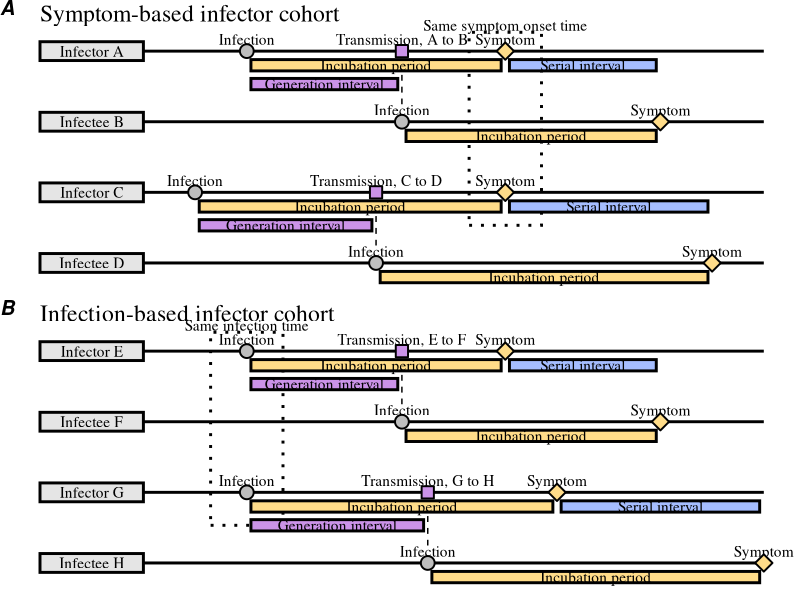

The R script that drew this image:
library(ggplot2); theme_set(theme_bw(base_family="Times"))
library(egg)

size <- 4
stroke <- 1
epsilon <- 0.08

g1 <- ggplot() +
  annotate("text", x=5, y=0.55, label="Same symptom onset time", family="Times") +
  geom_rect(aes(xmin=4.3, xmax=5.7, ymin=-3.7, ymax=0.4), col="black", lty=3, fill=NA, lwd=stroke) +
  geom_segment(aes(x=-3, xend=10, y=0, yend=0), col="black", lwd=stroke) +
  geom_segment(aes(x=-3, xend=10, y=-1.5, yend=-1.5), col="black", lwd=stroke) +
  geom_segment(aes(x=-3, xend=10, y=-3, yend=-3), col="black", lwd=stroke) +
  geom_segment(aes(x=-3, xend=10, y=-4.5, yend=-4.5), col="black", lwd=stroke) +
  geom_segment(aes(x=3, xend=3, y=0, yend=-1.5), col="black", lty=2) +
  geom_segment(aes(x=2.5, xend=2.5, y=-3, yend=-4.5), col="black", lty=2) +
  geom_rect(aes(xmin=-4, xmax=-2, ymin=-0.2, ymax=0.2), fill="gray90", col="black", size=stroke) +
  annotate("text", x=-3, y=0, label="Infector A", family="Times") +
  geom_rect(aes(xmin=-4, xmax=-2, ymin=-1.7, ymax=-1.3), fill="gray90", col="black", size=stroke) +
  annotate("text", x=-3, y=-1.5, label="Infectee B", family="Times") +
  geom_rect(aes(xmin=-4, xmax=-2, ymin=-0.2-3, ymax=0.2-3), fill="gray90", col="black", size=stroke) +
  annotate("text", x=-3, y=0-3, label="Infector C", family="Times") +
  geom_rect(aes(xmin=-4, xmax=-2, ymin=-1.7-3, ymax=-1.3-3), fill="gray90", col="black", size=stroke) +
  annotate("text", x=-3, y=-1.5-3, label="Infectee D", family="Times") +
  annotate("text", x=0, y=0.25, label="Infection", family="Times") +
  annotate("text", x=3, y=0.25, label="Transmission, A to B", family="Times") +
  annotate("text", x=5, y=0.25, label="Symptom", family="Times") +
  geom_rect(aes(xmin=0+epsilon, xmax=5-epsilon, ymin=-0.5+epsilon, ymax=-0.1-epsilon), fill="#FFDC89", col="black", size=stroke, alpha=1) +
  annotate("text", x=2.5, y=-0.3, label="Incubation period", family="Times") +
  geom_rect(aes(xmin=5+epsilon, xmax=8-epsilon, ymin=-0.5+epsilon, ymax=-0.1-epsilon), fill="#A5BDFF", col="black", size=stroke, alpha=1) +
  annotate("text", x=6.5, y=-0.3, label="Serial interval", family="Times") +
  geom_rect(aes(xmin=0+epsilon, xmax=3-epsilon, ymin=-0.9+epsilon, ymax=-0.5-epsilon), fill="#CB93E8", col="black", size=stroke, alpha=1) +
  annotate("text", x=1.5, y=-0.7, label="Generation interval", family="Times") +
  geom_point(aes(0, 0), size=size, shape=21, fill="gray", stroke=stroke) +
  geom_point(aes(3, 0), size=size, shape=22, fill="#CB93E8", stroke=stroke) +
  geom_point(aes(5, 0), size=size, shape=23, fill="#FFDC89", stroke=stroke) +
  geom_rect(aes(xmin=2+epsilon, xmax=4-epsilon, ymin=-1.25-0.1, ymax=-1.25+0.1), fill="white", col="white") +
  annotate("text", x=3, y=-1.25, label="Infection", family="Times") +
  annotate("text", x=8, y=-1.25, label="Symptom", family="Times") +
  geom_point(aes(3, -1.5), size=size, shape=21, fill="gray", stroke=stroke) +
  geom_point(aes(8, -1.5), size=size, shape=23, fill="#FFDC89", stroke=stroke) +
  geom_rect(aes(xmin=3+epsilon, xmax=8-epsilon, ymin=-2+epsilon, ymax=-1.6-epsilon), fill="#FFDC89", col="black", size=stroke, alpha=1) +
  annotate("text", x=5.5, y=-1.8, label="Incubation period", family="Times") +
  annotate("text", x=-1, y=0.25-3, label="Infection", family="Times") +
  annotate("text", x=2.5, y=0.25-3, label="Transmission, C to D", family="Times") +
  annotate("text", x=5, y=0.25-3, label="Symptom", family="Times") +
  geom_rect(aes(xmin=-1+epsilon, xmax=5-epsilon, ymin=-0.5+epsilon-3, ymax=-0.1-epsilon-3), fill="#FFDC89", col="black", size=stroke, alpha=1) +
  annotate("text", x=2, y=-0.3-3, label="Incubation period", family="Times") +
  geom_rect(aes(xmin=5+epsilon, xmax=9-epsilon, ymin=-0.5+epsilon-3, ymax=-0.1-epsilon-3), fill="#A5BDFF", col="black", size=stroke, alpha=1) +
  annotate("text", x=7, y=-0.3-3, label="Serial interval", family="Times") +
  geom_rect(aes(xmin=-1+epsilon, xmax=2.5-epsilon, ymin=-0.9+epsilon-3, ymax=-0.5-epsilon-3), fill="#CB93E8", col="black", size=stroke, alpha=1) +
  annotate("text", x=0.75, y=-0.7-3, label="Generation interval", family="Times") +
  geom_point(aes(-1, 0-3), size=size, shape=21, fill="gray", stroke=stroke) +
  geom_point(aes(2.5, 0-3), size=size, shape=22, fill="#CB93E8", stroke=stroke) +
  geom_point(aes(5, 0-3), size=size, shape=23, fill="#FFDC89", stroke=stroke) +
  geom_rect(aes(xmin=1.5+epsilon, xmax=3.5-epsilon, ymin=-4.25-0.1, ymax=-4.25+0.1), fill="white", col="white") +
  annotate("text", x=2.5, y=-1.25-3, label="Infection", family="Times") +
  annotate("text", x=9, y=-1.25-3, label="Symptom", family="Times") +
  geom_point(aes(2.5, -1.5-3), size=size, shape=21, fill="gray", stroke=stroke) +
  geom_point(aes(9, -1.5-3), size=size, shape=23, fill="#FFDC89", stroke=stroke) +
  geom_rect(aes(xmin=2.5+epsilon, xmax=9-epsilon, ymin=-2+epsilon-3, ymax=-1.6-epsilon-3), fill="#FFDC89", col="black", size=stroke, alpha=1) +
  annotate("text", x=5.75, y=-1.8-3, label="Incubation period", family="Times") +
  annotate("text", x=-4, y=0.8, label="Symptom-based infector cohort", size=6, hjust=0, family="Times") +
  scale_x_continuous(limits=c(-4, 10)) +
  theme(
    panel.grid = element_blank(),
    axis.line = element_blank(),
    axis.text = element_blank(),
    axis.title = element_blank(),
    axis.ticks = element_blank(),
    panel.border = element_blank(),
    plot.margin = unit(c(0, 0, 0, 0), "cm")
  )
  
g2 <- ggplot() +
  annotate("text", x=0, y=0.55, label="Same infection time", family="Times") +
  geom_rect(aes(xmin=-0.7, xmax=0.7, ymin=-3.7, ymax=0.4), col="black", lty=3, fill=NA, lwd=stroke) +
  geom_segment(aes(x=-3, xend=10, y=0, yend=0), col="black", lwd=stroke) +
  geom_segment(aes(x=-3, xend=10, y=-1.5, yend=-1.5), col="black", lwd=stroke) +
  geom_segment(aes(x=-3, xend=10, y=-3, yend=-3), col="black", lwd=stroke) +
  geom_segment(aes(x=-3, xend=10, y=-4.5, yend=-4.5), col="black", lwd=stroke) +
  geom_segment(aes(x=3, xend=3, y=0, yend=-1.5), col="black", lty=2) +
  geom_segment(aes(x=2.5+1, xend=2.5+1, y=-3, yend=-4.5), col="black", lty=2) +
  geom_rect(aes(xmin=-4, xmax=-2, ymin=-0.2, ymax=0.2), fill="gray90", col="black", size=stroke) +
  annotate("text", x=-3, y=0, label="Infector E", family="Times") +
  geom_rect(aes(xmin=-4, xmax=-2, ymin=-1.7, ymax=-1.3), fill="gray90", col="black", size=stroke) +
  annotate("text", x=-3, y=-1.5, label="Infectee F", family="Times") +
  geom_rect(aes(xmin=-4, xmax=-2, ymin=-0.2-3, ymax=0.2-3), fill="gray90", col="black", size=stroke) +
  annotate("text", x=-3, y=0-3, label="Infector G", family="Times") +
  geom_rect(aes(xmin=-4, xmax=-2, ymin=-1.7-3, ymax=-1.3-3), fill="gray90", col="black", size=stroke) +
  annotate("text", x=-3, y=-1.5-3, label="Infectee H", family="Times") +
  annotate("text", x=0, y=0.25, label="Infection", family="Times") +
  annotate("text", x=3, y=0.25, label="Transmission, E to F", family="Times") +
  annotate("text", x=5, y=0.25, label="Symptom", family="Times") +
  geom_rect(aes(xmin=0+epsilon, xmax=5-epsilon, ymin=-0.5+epsilon, ymax=-0.1-epsilon), fill="#FFDC89", col="black", size=stroke, alpha=1) +
  annotate("text", x=2.5, y=-0.3, label="Incubation period", family="Times") +
  geom_rect(aes(xmin=5+epsilon, xmax=8-epsilon, ymin=-0.5+epsilon, ymax=-0.1-epsilon), fill="#A5BDFF", col="black", size=stroke, alpha=1) +
  annotate("text", x=6.5, y=-0.3, label="Serial interval", family="Times") +
  geom_rect(aes(xmin=0+epsilon, xmax=3-epsilon, ymin=-0.9+epsilon, ymax=-0.5-epsilon), fill="#CB93E8", col="black", size=stroke, alpha=1) +
  annotate("text", x=1.5, y=-0.7, label="Generation interval", family="Times") +
  geom_point(aes(0, 0), size=size, shape=21, fill="gray", stroke=stroke) +
  geom_point(aes(3, 0), size=size, shape=22, fill="#CB93E8", stroke=stroke) +
  geom_point(aes(5, 0), size=size, shape=23, fill="#FFDC89", stroke=stroke) +
  geom_rect(aes(xmin=2+epsilon, xmax=4-epsilon, ymin=-1.25-0.1, ymax=-1.25+0.1), fill="white", col="white") +
  annotate("text", x=3, y=-1.25, label="Infection", family="Times") +
  annotate("text", x=8, y=-1.25, label="Symptom", family="Times") +
  geom_point(aes(3, -1.5), size=size, shape=21, fill="gray", stroke=stroke) +
  geom_point(aes(8, -1.5), size=size, shape=23, fill="#FFDC89", stroke=stroke) +
  geom_rect(aes(xmin=3+epsilon, xmax=8-epsilon, ymin=-2+epsilon, ymax=-1.6-epsilon), fill="#FFDC89", col="black", size=stroke, alpha=1) +
  annotate("text", x=5.5, y=-1.8, label="Incubation period", family="Times") +
  annotate("text", x=-1+1, y=0.25-3, label="Infection", family="Times") +
  annotate("text", x=2.5+1, y=0.25-3, label="Transmission, G to H", family="Times") +
  annotate("text", x=5+1, y=0.25-3, label="Symptom", family="Times") +
  geom_rect(aes(xmin=-1+epsilon+1, xmax=5-epsilon+1, ymin=-0.5+epsilon-3, ymax=-0.1-epsilon-3), fill="#FFDC89", col="black", size=stroke, alpha=1) +
  annotate("text", x=2+1, y=-0.3-3, label="Incubation period", family="Times") +
  geom_rect(aes(xmin=5+epsilon+1, xmax=9-epsilon+1, ymin=-0.5+epsilon-3, ymax=-0.1-epsilon-3), fill="#A5BDFF", col="black", size=stroke, alpha=1) +
  annotate("text", x=7+1, y=-0.3-3, label="Serial interval", family="Times") +
  geom_rect(aes(xmin=-1+epsilon+1, xmax=2.5-epsilon+1, ymin=-0.9+epsilon-3, ymax=-0.5-epsilon-3), fill="#CB93E8", col="black", size=stroke, alpha=1) +
  annotate("text", x=0.75+1, y=-0.7-3, label="Generation interval", family="Times") +
  geom_point(aes(-1+1, 0-3), size=size, shape=21, fill="gray", stroke=stroke) +
  geom_point(aes(2.5+1, 0-3), size=size, shape=22, fill="#CB93E8", stroke=stroke) +
  geom_point(aes(5+1, 0-3), size=size, shape=23, fill="#FFDC89", stroke=stroke) +
  geom_rect(aes(xmin=1.5+1+epsilon, xmax=3.5+1-epsilon, ymin=-4.25-0.1, ymax=-4.25+0.1), fill="white", col="white") +
  annotate("text", x=2.5+1, y=-1.25-3, label="Infection", family="Times") +
  annotate("text", x=9+1, y=-1.25-3, label="Symptom", family="Times") +
  geom_point(aes(2.5+1, -1.5-3), size=size, shape=21, fill="gray", stroke=stroke) +
  geom_point(aes(9+1, -1.5-3), size=size, shape=23, fill="#FFDC89", stroke=stroke) +
  geom_rect(aes(xmin=2.5+1+epsilon, xmax=9+1-epsilon, ymin=-2+epsilon-3, ymax=-1.6-epsilon-3), fill="#FFDC89", col="black", size=stroke, alpha=1) +
  annotate("text", x=5.75+1, y=-1.8-3, label="Incubation period", family="Times") +
  annotate("text", x=-4, y=0.8, label="Infection-based infector cohort", size=6, hjust=0, family="Times") +
  scale_x_continuous(limits=c(-4, 10)) +
  theme(
    panel.grid = element_blank(),
    axis.line = element_blank(),
    axis.text = element_blank(),
    axis.title = element_blank(),
    axis.ticks = element_blank(),
    panel.border = element_blank(),
    plot.margin = unit(c(0, 0, 0, 0), "cm")
  )

gcomb <- ggarrange(g1, g2, nrow=2, draw=FALSE, labels=c("A", "B"))

ggsave("figure_diagram.pdf", gcomb, width=9, height=10)
